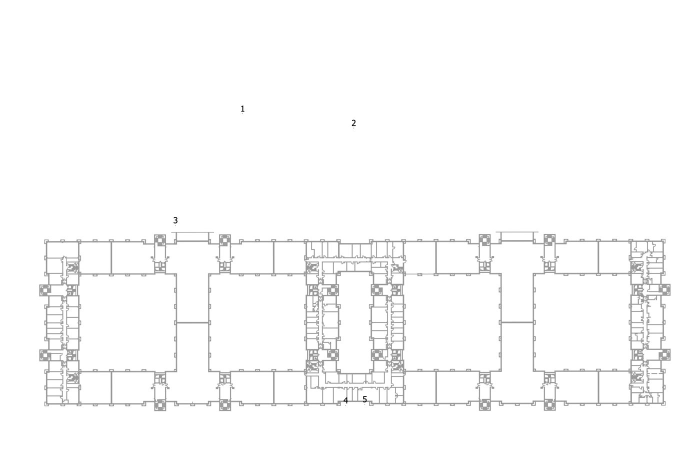
#> input picture Dataset/Dataset_general/4.jpg, 1396 x 936 px, found by its file name (shown at 1/2 size)
$ python map_model_creation.py
#> lines starting #> are read from the running program, lines starting #| are printed output that depends on the picture
from PIL import Image
import cv2
import numpy as np
import math
import matplotlib.pyplot as plt
import matplotlib.image as img
import os
import pandas as pd
from sklearn.cluster import MeanShift, estimate_bandwidth
import math
import collections

# TOOLS
# generating number labels for pictures
list_of_numbers = []
for i in range(0, 170):
    number = f"{i:02d}"
    list_of_numbers.append(number)
#> further down, img is the input picture: shape (936, 1396, 3); min 0, max 255, mean 250.6


# directory listing of color Dataset
def listdir_fullpath(d):
    return [os.path.join(d, f) for f in os.listdir(d)]


# convert dataframe into required list format
def create_final_list_of_walls(df):
    list_of_lines = []
    for k in range(0, len(df)):

        x_s = df.at[k, 'Ax']
        y_s = df.at[k, 'Ay']
        start_point = (int(x_s), int(y_s))

        x_e = df.at[k, 'Bx']
        y_e = df.at[k, 'By']
        end_point = (int(x_e), int(y_e))
        if (start_point[0] != end_point[0] or start_point[1] != end_point[1]):
            list_of_lines.append((start_point, end_point))

    return list_of_lines


# ------------------------------------------------------------------------------------------------------------------

# WALLS DETECTION
# LSD - LINE SEGMENT DETECTOR
def LSD(image, lsd):
    img = cv2.cvtColor(image, cv2.COLOR_BGR2GRAY)
#> img: shape (936, 1396)
    empty = np.zeros_like(img)

    # use LSD detector
    lsdresult = lsd.detect(img)

    for dline in lsdresult[0]:
        x0 = int(round(dline[0][0]))
        y0 = int(round(dline[0][1]))
        x1 = int(round(dline[0][2]))
        y1 = int(round(dline[0][3]))
        cv2.line(empty, (x0, y0), (x1, y1), (118, 238, 0), 1, cv2.LINE_AA)
#> this loop made 1057 passes
#> (dline, x0, y0, x1, y1) on passes 1 to 3: ([[702.5, 249.9, 708.2, 243.2]], 702, 250, 708, 243), ([[694.8, 780.6, 694.3, 799.4]], 695, 781, 694, 799), ([[685.7, 800.7, 692.2, 793.4]], 686, 801, 692, 793)
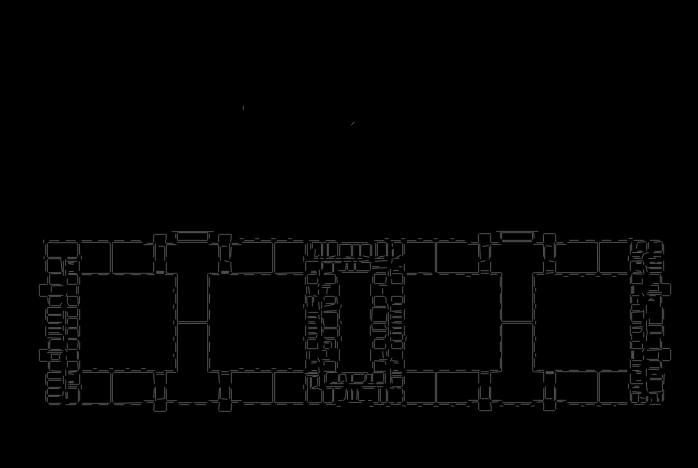
#> empty: shape (936, 1396) (shown at 1/2 size); min 0, max 117, mean 2.6

    cv2.imwrite('D:/Diploma thesis/Maps/UPJS/ResultsThesis/BLACK_LSD.png', empty)

    for dline in lsdresult[0]:
        x0 = int(round(dline[0][0]))
        y0 = int(round(dline[0][1]))
        x1 = int(round(dline[0][2]))
        y1 = int(round(dline[0][3]))
        cv2.line(img, (x0, y0), (x1, y1), (118, 238, 0), 1, cv2.LINE_AA)
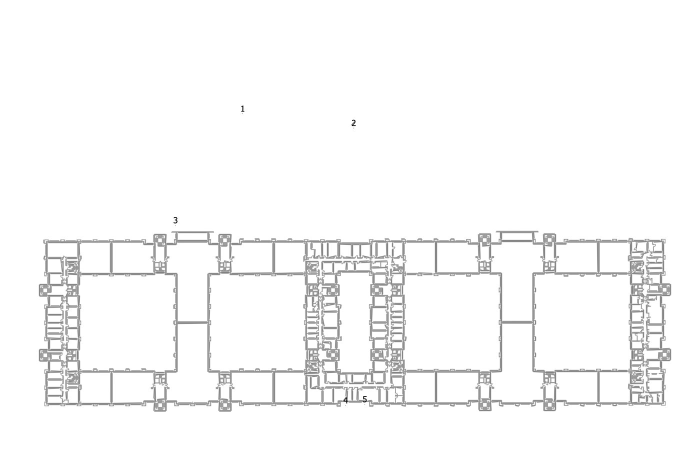
#> img: shape (936, 1396) (shown at 1/2 size); min 0, max 255, mean 248.3

    cv2.imwrite('D:/Diploma thesis/Maps/UPJS/ResultsThesis/LSD.png', img)

    return lsdresult


def LSD_lines_info(image_black, lsdresults, lsdresult, lsd):
    lsdresults.append(lsdresult)


def LSD_computing_info_points(lsdresults, image, df_lines, empty):
    for i in range(0, len(lsdresults)):
        res = lsdresults[i]
        res_lines = res[0].reshape(-1, 4)
        res_width = res[1].reshape(-1)
        res_points = res[0].reshape(-1, 2)
        blank_picture = np.zeros_like(empty)

        # mean shift clusteriasation
        df_final = mean_shift(res_lines, res_points, blank_picture, image)
        width_col = res_width.reshape(-1, 1)

        full_lines = np.column_stack((res_lines, res_width))

        # create a data frame from full_lines, with defines columns
        df_line = pd.DataFrame(full_lines, columns=['Ax', 'Ay', 'Bx', 'By', 'width'], dtype=np.float32)

        # calculation of lenght and angle of lines and adding label based on number of picture in queue
        df_line['length'] = np.sqrt((df_line['Ax'] - df_line['Bx']) ** 2 + (df_line['Ay'] - df_line['By']) ** 2)
        df_line['angle'] = np.abs(
            np.arctan2(df_line['Ay'] - df_line['By'], df_line['Ax'] - df_line['Bx']) * 180 / np.pi)

    return df_lines, df_final


def mean_shift_x(points, img):
    points_x = np.empty(shape=(len(points), 2))
    points_x.fill(0)
    for i in range(0, len(points)):
        point = points[i, 0]
        if (i == 0) or (i % 2 == 0):
            np.put(points_x, i, [point, 0])

    #  5
    cluster_x = MeanShift(bandwidth=5)
    cluster_x.fit(points_x)
    cluster_centers_x = cluster_x.cluster_centers_
    labels = cluster_x.labels_

    return cluster_centers_x, labels, points_x


def mean_shift_y(points, img):
    points_y = np.empty(shape=(len(points), 2))
    points_y.fill(0)
    y_axis_points = []

    for i in range(0, len(points)):
        point = points[i, 1]
        y_axis_points.append(point)

    index = 1
    for i in range(0, len(y_axis_points)):
        np.put(points_y, i + index, y_axis_points[i])
        index = index + 1

    cluster_y = MeanShift(bandwidth=5)
    cluster_y.fit(points_y)
    cluster_centers_y = cluster_y.cluster_centers_
    labels = cluster_y.labels_

    return cluster_centers_y, labels, points_y


def mean_shift(lsd_lines, points, blank_picture, img):
    clustering = MeanShift(bandwidth=5)
    clustering.fit(points)
    labels = clustering.labels_
    cluster_centers = clustering.cluster_centers_
    n_clusters_ = len(np.unique(labels))

    # [8 lines of commented-out code are left out]

    tuple_list = []
    for k in range(0, len(labels) - 1):
        if k == 0:
            tuple = (labels[k], labels[k + 1])
            tuple_list.append(tuple)

        if (k != 0) and (k % 2 == 0):
            tuple = (labels[k], labels[k + 1])
            tuple_list.append(tuple)

    tuples = np.array(tuple_list)
    full_data = np.column_stack((lsd_lines, tuples))
    df_clustering = pd.DataFrame(full_data, columns=['Ax', 'Ay', 'Bx', 'By', 'cluster_index1', 'cluster_index2'],
                                 dtype=np.float32)

    for s in range(0, len(full_data)):
        cluster1 = df_clustering.at[s, 'cluster_index1']
        cluster2 = df_clustering.at[s, 'cluster_index2']
        centroid1 = cluster_centers[int(cluster1)]
        centroid2 = cluster_centers[int(cluster2)]
        df_clustering.at[s, 'Ax'] = centroid1[0]
        df_clustering.at[s, 'Ay'] = centroid1[1]
        df_clustering.at[s, 'Bx'] = centroid2[0]
        df_clustering.at[s, 'By'] = centroid2[1]

    df = df_clustering.drop_duplicates(subset=['Ax', 'Ay', 'Bx', 'By'], ignore_index=True, keep='first')

    # clustering for x and y-axis separately
    cluster_centers_x, labels_x, points_x = mean_shift_x(cluster_centers, img)
    cluster_centers_y, labels_y, points_y = mean_shift_y(cluster_centers, img)

    # wall reconstruction
    for i in range(0, len(points_x)):
        replaced = points_x[i]
        replaced_x = replaced[0]
        label_x = labels_x[i]
        cluster_center = cluster_centers_x[label_x]
        cluster_x = cluster_center[0]
        df['Ax'] = df['Ax'].replace(to_replace=replaced_x, value=cluster_x)
        df['Bx'] = df['Bx'].replace(to_replace=replaced_x, value=cluster_x)

    for i in range(0, len(points_y)):
        replaced = points_y[i]
        replaced_y = replaced[1]
        label_y = labels_y[i]
        cluster_center = cluster_centers_y[label_y]
        cluster_y = cluster_center[1]
        df['Ay'] = df['Ay'].replace(to_replace=replaced_y, value=cluster_y)
        df['By'] = df['By'].replace(to_replace=replaced_y, value=cluster_y)

    df_final = df.drop_duplicates(subset=['Ax', 'Ay', 'Bx', 'By'], ignore_index=True, keep='first')

    for l in range(0, len(df_final)):
        x_s = df_final.at[l, 'Ax']
        y_s = df_final.at[l, 'Ay']
        start_point = (int(x_s), int(y_s))

        x_e = df_final.at[l, 'Bx']
        y_e = df_final.at[l, 'By']
        end_point = (int(x_e), int(y_e))

        color = (0, 255, 0)

        thickness = 2
        if (start_point[0] != end_point[0] or start_point[1] != end_point[1]):
            img = cv2.line(img, start_point, end_point, color, thickness)

    for l in range(0, len(df_final)):
        x_s = df_final.at[l, 'Ax']
        y_s = df_final.at[l, 'Ay']
        start_point = (int(x_s), int(y_s))
        x_e = df_final.at[l, 'Bx']
        y_e = df_final.at[l, 'By']
        if (start_point[0] != end_point[0] or start_point[1] != end_point[1]):
            img = cv2.circle(img, (int(x_s), int(y_s)), radius=0, color=(0, 0, 255), thickness=5)
            img = cv2.circle(img, (int(x_e), int(y_e)), radius=0, color=(0, 0, 255), thickness=5)

    cv2.imwrite('D:/Diploma thesis/Maps/UPJS/LSDresult/points1.jpg', img)
    cv2.imshow('results', img)
    cv2.waitKey(0)

    cv2.imshow('results', img)
    cv2.waitKey(0)
    img = cv2.resize(img, (650, int(650 * img.shape[0] / img.shape[1])))
    cv2.imwrite('D:/Diploma thesis/Maps/UPJS/ResultsThesis/mean_shift_altered12.png', img)

    return df_final


# ------------------------------------------------------------------------------------------------------------------


# DEFINING ROOMS

# get zones from image by clicking somewhere in the room
# https://stackoverflow.com/questions/28327020/opencv-detect-mouse-position-clicking-over-a-picture
clicked = []


# [4 lines left out: function on_mouse, not called in this run]


# get clicked points from wall detection image
def get_zone_points():
    img = cv2.imread('D:/Diploma thesis/Maps/UPJS/ResultsThesis/mean_shift_altered12.png')
    cv2.imshow('Get zones points', img)
    cv2.setMouseCallback('Get zones points', on_mouse)
    cv2.waitKey(0)
    return clicked


# find zones(rooms) from clicked points and detected walls
def perform_operation(list_of_zone_points, list_of_wall_lines, dictionary_of_zones):
    for zone_point in list_of_zone_points:
        zone = get_zone(zone_point, list_of_wall_lines)

        tuple_point = tuple(zone_point)
        dictionary_of_zones[tuple_point].extend(zone)

    return dictionary_of_zones


# get all lines(walls) that create zone(room) based on zone point
# [125 lines left out: functions get_zone, next_zone_point, get_angle, ccw, get_first_connection, is_between and 1 more, not called in this run]


# ------------------------------------------------------------------------------------------------------------------
# MAIN

# load and resize image
img = cv2.imread('D:/Diploma thesis/Maps/UPJS/4.jpg')
# img = cv2.resize(img, (650, int(650 * img.shape[0] / img.shape[1])))

# initialise LSD
lsd = cv2.createLineSegmentDetector(0)

# detect lines with LSD
lsdresult = LSD(img, lsd)

# load detected black image + create result list
image_black = cv2.imread('D:/Diploma thesis/Maps/UPJS/ResultsThesis/BLACK_LSD.png')

# get info from the LSD results about detected walls
lsdresults = []
LSD_lines_info(image_black, lsdresults, lsdresult, lsd)

# create global dataframe for lines and blank picture like the original one
df_lines = pd.DataFrame(columns=['Ax', 'Ay', 'Bx', 'By', 'width', 'length', 'angle', 'img_label'], dtype=np.float64)
empty = np.zeros_like(img)

# wall detection result
lines, df_final = LSD_computing_info_points(lsdresults, img, df_lines, empty)
#> the loop in LSD_computing_info_points, `for i in range(0, len(lsdresults)):` made 1 pass
#> df_final on pass 1: table of 1045 rows and 6 columns
#> pass 1, in mean_shift, `cv2.imwrite('D:/Diploma thesis/Maps/UPJS/LSDresult/points1.jpg', img)`:
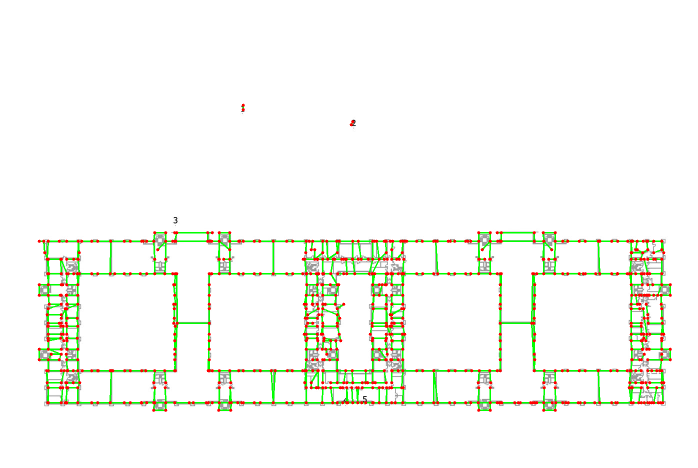
#> saved as points1.jpg: shape (936, 1396, 3) (shown at 1/2 size); mean B, G, R 241.9, 248.2, 246.4
#> pass 1, in mean_shift, `img = cv2.resize(img, (650, int(650 * img.shape[0] / img.shape[1])))`:
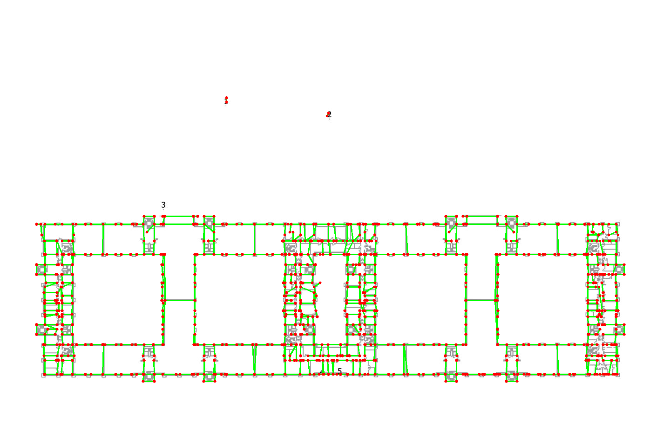
#> img: shape (435, 650, 3); mean of channels 0, 1, 2 242.1, 248, 246.7; drawn as B, G, R
#> lines = table of 0 rows and 8 columns; df_final = table of 1045 rows and 6 columns

list_of_wall_lines = create_final_list_of_walls(df_final)
#> list_of_wall_lines = 1031 items
list_of_points = get_zone_points()
list_of_zone_points = np.array(list_of_points)

# find convex regions
dictionary_of_zones = collections.defaultdict(list)
list_of_zones = perform_operation(list_of_zone_points, list_of_wall_lines, dictionary_of_zones)
#> list_of_zones = 0 items
print(list_of_zones)
#| defaultdict(<class 'list'>, {})

$ run again, with Dataset/Dataset_general/3.jpg copied over Dataset/Dataset_general/4.jpg
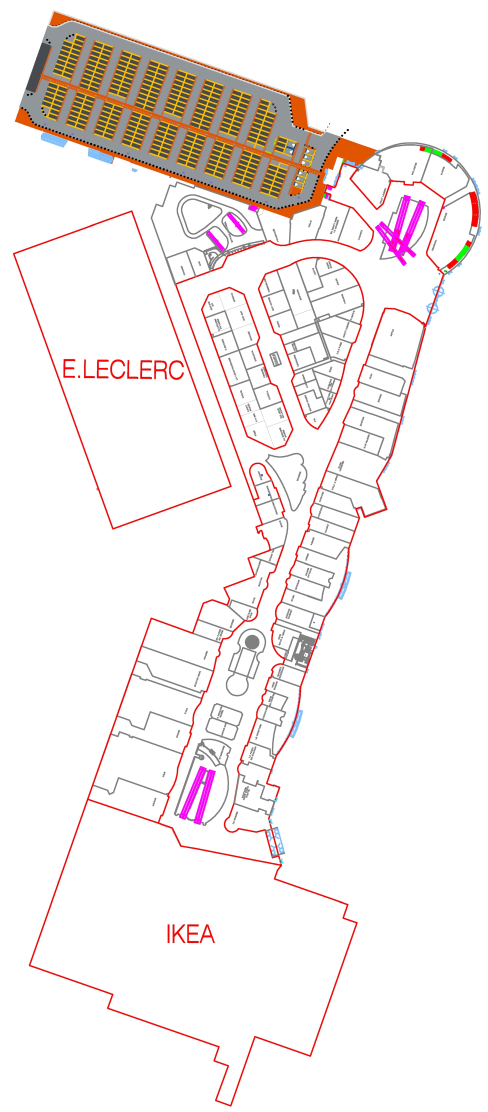
#> input picture Dataset/Dataset_general/3.jpg, 1464 x 3335 px, found by its file name (shown at 1/3 size)
#> img is the input picture: shape (3335, 1464, 3); mean B, G, R 236.2, 237.8, 244.5
#> the loop in LSD, `for dline in lsdresult[0]:` made 2791 passes
#> (dline, x0, y0, x1, y1) on passes 1 to 3: ([[858.2, 284.2, 214.2, 58.87]], 858, 284, 214, 59), ([[921, 446.6, 917.5, 457.9]], 921, 447, 917, 458), ([[506.2, 2388.6, 552.7, 2235.9]], 506, 2389, 553, 2236)
#> after the loop in LSD, `for dline in lsdresult[0]:`:
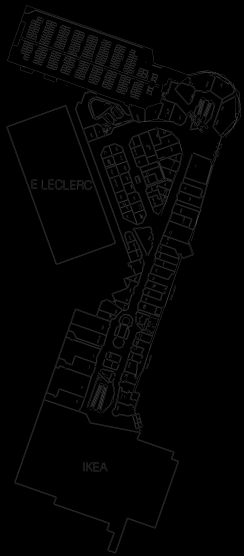
#> empty: shape (3335, 1464) (shown at 1/6 size); min 0, max 118, mean 3.5
#> the loop in LSD_computing_info_points, `for i in range(0, len(lsdresults)):` made 1 pass
#> df_final on pass 1: table of 2789 rows and 6 columns
#> pass 1, in mean_shift, `img = cv2.resize(img, (650, int(650 * img.shape[0] / img.shape[1])))`:
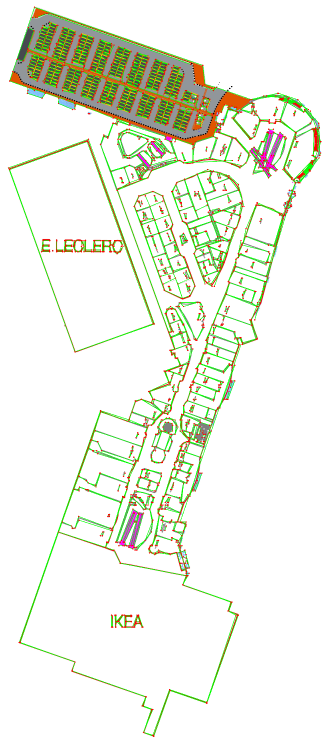
#> img: shape (1480, 650, 3) (shown at 1/2 size); mean of channels 0, 1, 2 228, 239.8, 236.2; drawn as B, G, R
#> `lines, df_final = LSD_computing_info_points(lsdresults, img, df_lines,..`: lines = table of 0 rows and 8 columns; df_final = table of 2789 rows and 6 columns
#> list_of_wall_lines = 2780 items
#> list_of_zones = 0 items
#| defaultdict(<class 'list'>, {})
